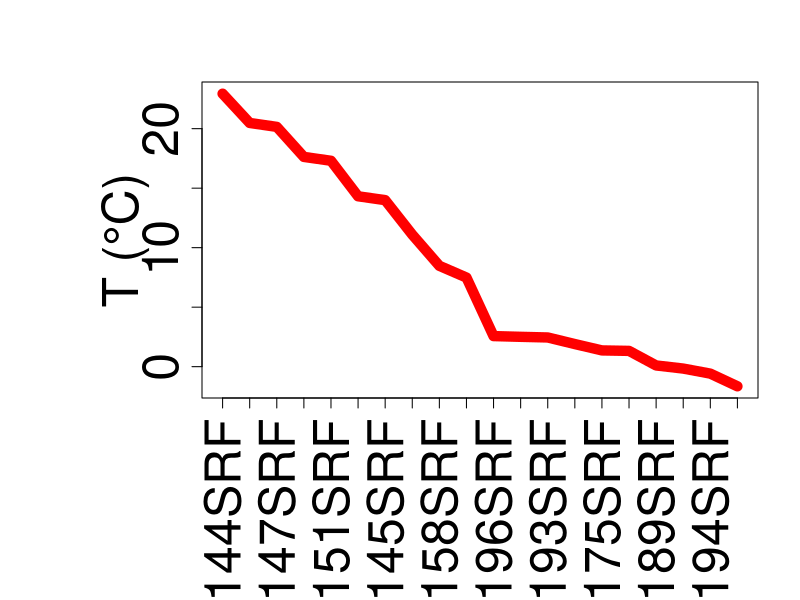

Write the R code that produced this figure.


env_arctic <- read.table('../data/env_arctic_3.txt', header=T)
env_arctic <- env_arctic[order(env_arctic$T, decreasing = T),]
env_arctic <- env_arctic[!(env_arctic$Station %in% c('143', '146', '149', '191')),]

pdf('Temperature_plot.pdf', width=14)
par(mar=c(10.1, 10.1, 4.1, 2.1))
plot(1:length(env_arctic$Station), env_arctic$T, type='l', lwd=10, col='red', xaxt='n', lty=1, xlab='', ylab='T (°C)', cex.lab=3, cex.axis=3)
axis(side = 1, at = c(1:length(env_arctic$Station)), labels = paste(env_arctic$Station, 'SRF', sep=''), las=2, cex.axis=3)
dev.off()
